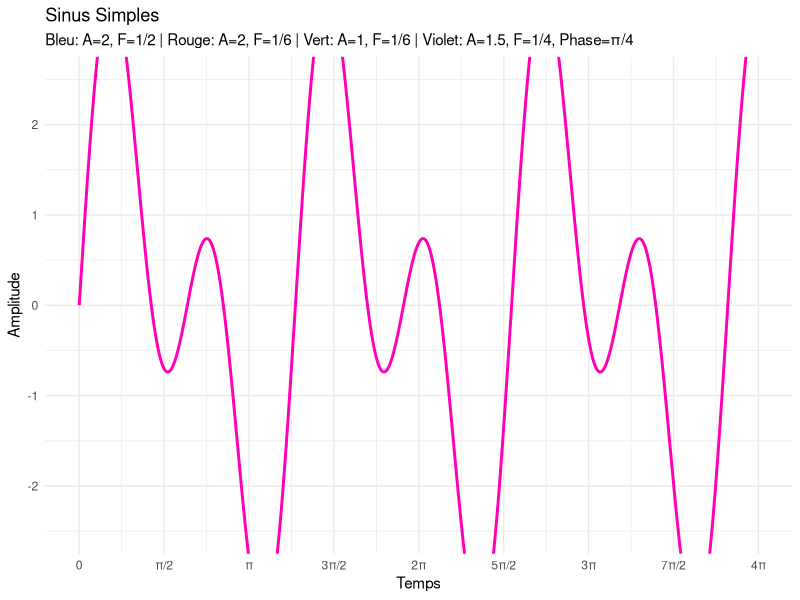
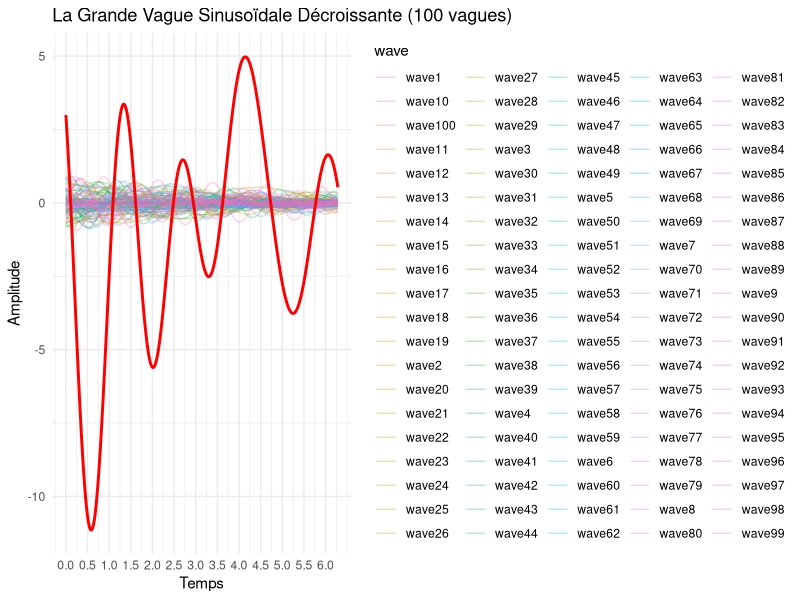

Recreate these plots in R, in order.
library(ggplot2)
library(dplyr)

# Définir la graine pour la reproductibilité
set.seed(42)

# Fonction pour générer une sinusoïde aléatoire avec des paramètres fixes, un déphasage et une décroissance
random_sine <- function(x) {
  a <- runif(1, 0, 1)  # Amplitude aléatoire entre 0 et 1
  k <- sample(0:5, 1)  # Fréquence aléatoire entre 0 et 5
  phase <- runif(1, 0, 2*pi)  # Déphasage aléatoire entre 0 et 2π
  decay_rate <- runif(1, 0.5, 2)  # Taux de décroissance aléatoire
  function(x) a * sin(k * x + phase) * exp(-decay_rate * x / (2*pi))
}

# Générer les données
x <- seq(0, 2*pi, length.out = 10000)
n_waves <- 100  # Nombre de sinusoïdes à additionner

data <- data.frame(x = x)
for (i in 1:n_waves) {
  wave_function <- random_sine()
  data[paste0("wave", i)] <- sapply(x, wave_function)
}

# Calculer la somme des vagues
data$total <- rowSums(data[, grep("wave", names(data))])

# Préparer les données pour ggplot
plot_data <- data %>%
  tidyr::pivot_longer(cols = starts_with("wave") | matches("total"),
                      names_to = "wave", values_to = "y")

# Grouper par x et calculer la somme pour le graphe global
global_data <- plot_data %>%
  group_by(x) %>%
  summarise(y = sum(y))

# Créer le graphique

# Créer le graphique
p <- ggplot() +
  geom_line(data = plot_data %>% filter(wave != "total"), aes(x, y, color = wave), alpha = 0.3) +
  geom_line(data = global_data, aes(x, y), color = "red", size = 1) +
  labs(title = "La Grande Vague Sinusoïdale Décroissante (100 vagues)",
       x = "Temps",
       y = "Amplitude") +
  theme_minimal() +
  scale_x_continuous(breaks = seq(0, max(plot_data$x), by = 0.5))  # Plus de valeurs sur l'axe x

# Sauvegarder le graphique en PNG
ggsave("grande_vague_sinusoidale_decroissante_100.png", plot = p, width = 12, height = 8, dpi = 300)


# plot moi un sinus simple avec une amplitude  2 de frequence 1/2 


# Fonction pour générer un sinus simple
simple_sine <- function(x, amplitude = 1, frequency = 1, phase = 0) {
  amplitude * sin(2 * pi * frequency * x + phase)
}

# Générer les données pour le sinus simple
x_simple <- seq(0, 4*pi, length.out = 1000)
y_simple <- simple_sine(x_simple, amplitude = 2, frequency = 1/2)
y_simple2 <- simple_sine(x_simple, amplitude = 2, frequency = 1/4)
y_simple3 <- y_simple + y_simple2
# Ajouter le quatrième sinus avec un déphasage
d <- pi/4  # Vous pouvez ajuster cette valeur selon le déphasage souhaité
y_simple4 <- simple_sine(x_simple, amplitude = 1.5, frequency = 1/4, phase = d)

# Créer le graphique avec les quatre sinus
p_simple <- ggplot(data.frame(x = x_simple, y = y_simple, y2 = y_simple2, y3 = y_simple3, y4 = y_simple4), aes(x)) +
  #geom_line(aes(y = y), color = "blue", size = 1) +
  #geom_line(aes(y = y2), color = "red", size = 1) +
  geom_line(aes(y = y3), color = "#ff00b7", size = 1) +
  #geom_line(aes(y = y4), color = "#f02050", size = 1) +
  labs(title = "Sinus Simples",
       subtitle = "Bleu: A=2, F=1/2 | Rouge: A=2, F=1/6 | Vert: A=1, F=1/6 | Violet: A=1.5, F=1/4, Phase=π/4",
       x = "Temps",
       y = "Amplitude") +
  theme_minimal() +
  scale_x_continuous(breaks = seq(0, max(x_simple), by = pi/2),
                     labels = c("0", "π/2", "π", "3π/2", "2π", "5π/2", "3π", "7π/2", "4π")) +
  coord_cartesian(ylim = c(-2.5, 2.5))

p_simple 
